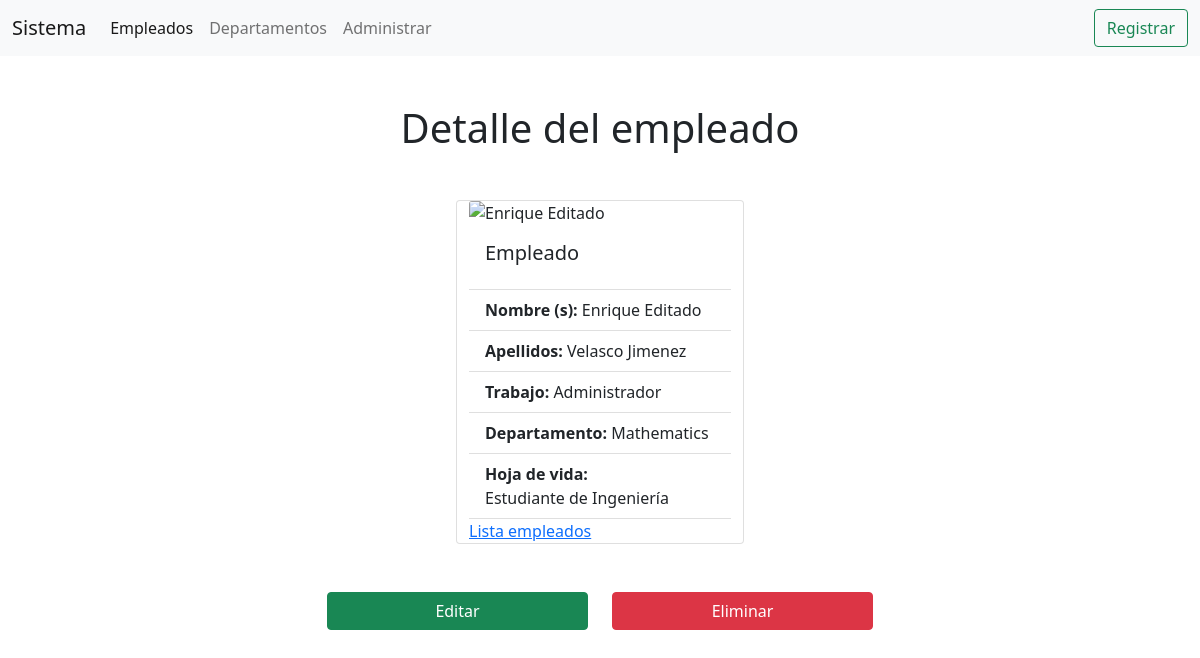
/ver_empleado/1, run on the app's committed database.
### apps/persona/models.py (models this page shows, shortened)
class Person(models.Model):
    jobs = [
        ('0', 'Contador'),
        ('1', 'Administrador'),
        ('2', 'Economista'),
        ('3', 'Sistemas'),
        ('4', 'Soporte'),
        ('5', 'Redes'),
        ('6', 'Web'),
        ('7', 'Apps')
    ]
    first_name = models.CharField('Name', max_length=50)
    last_name = models.CharField('Last Name', max_length=50)
    job = models.CharField('Job', max_length=50, choices=jobs)
    department = models.ForeignKey(Department, on_delete=models.CASCADE)
    habilidades = models.ManyToManyField(Habilidades)
    hoja_vida = RichTextField()
    avatar = models.ImageField('Avatar', upload_to='empleados', blank=True, null=True)
    class Meta:
        verbose_name = 'Empleado'
        verbose_name_plural = 'Empleados'

### apps/department/models.py (models this page shows, shortened)
class Department(models.Model):
    name = models.CharField('Name', max_length=50)
    short_name = models.CharField('Short name', max_length=50)
    anulate = models.BooleanField('Anulate', default=False)
    class Meta:
        verbose_name = 'Departamento'
        verbose_name_plural = 'Departamentos'

### apps/persona/views.py (the view)
# urls.py: path('ver_empleado/<pk>', views.EmpleadoDetailView.as_view(), name='ver_empleado'),
class EmpleadoDetailView(DetailView):
    model = Person
    template_name = "Person/detailPerson.html"
    context_object_name = 'empleado'
    def get_context_data(self, **kwargs):
        context = super(EmpleadoDetailView, self).get_context_data(**kwargs)
        context['titulo'] = 'Empelado del Mes'
        print(context['object'].avatar)
        return context

### templates/Person/detailPerson.html (shortened to what this page needs)
{% extends 'base.html' %}
{% block content %}
{% include 'includes/header.html' %}
<div class="container mt-5">
    <h1 class="text-center mt-5 mb-5">Detalle del empleado</h1>
    <div class="row justify-content-center">
        <div class="card" style="width: 18rem;">
            <img src="/media/{{empleado.avatar}}" class="card-img-top" alt="{{empleado.first_name}}">
            <div class="card-body">
              <h5 class="card-title">Empleado</h5>
            </div>
            <ul class="list-group list-group-flush">
              <li class="list-group-item"><span class="fw-bold">Nombre (s):</span> {{empleado.first_name}}</li>
              <li class="list-group-item"><span class="fw-bold">Apellidos:</span> {{empleado.last_name}}</li>
              <li class="list-group-item"><span class="fw-bold">Trabajo:</span> {{empleado.get_job_display}}</li>
              <li class="list-group-item"><span class="fw-bold">Departamento:</span> {{empleado.department.name}}</li>
              <li class="list-group-item"><span class="fw-bold">Hoja de vida:</span><br> {{empleado.hoja_vida|striptags}}</li>
            </ul>
            <div class="card-bod">
              <a href="{% url 'person_app:list_all' %}" class="card-link">Lista empleados</a>
            </div>
          </div>
    </div>
    <div class="row justify-content-center">
      <div class="col-md-3">
        <form method="GET" class="mt-5 mb-5" action="/update_empleado/{{empleado.id}}">
          <button class="btn btn-success d-grid gap-2 col-12 mx-auto mt-5">Editar</button>
        </form>
      </div>
      <div class="col-md-3">
        <form method="GET" class="mt-5 mb-5" action="/delete_empleado/{{empleado.id}}">
          <button class="btn btn-danger d-grid gap-2 col-12 mx-auto mt-5">Eliminar</button>
        </form>
      </div>
    </div>
</div>
{% endblock content %}

### data on the page
Person: first_name "Enrique Editado", last_name "Velasco Jimenez", job "Administrador", department.name "Mathematics", hoja_vida "Estudiante de Ingeniería"
